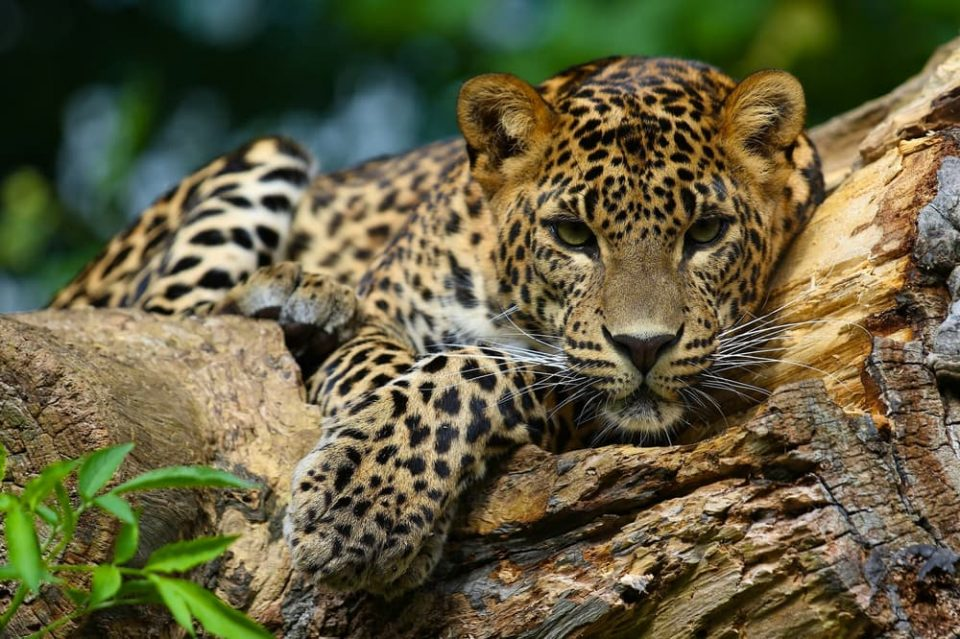
#> input picture picture.jpg, 960 x 639 px
$ python Task_4.py
#> lines starting #> are read from the running program, lines starting #| are printed output that depends on the picture
import cv2
import numpy as np
import matplotlib.pyplot as plt

def reduce_resolution(image, block_size):
    # Calculate the dimensions of the image and the block size
    height, width = image.shape[:2]
    new_height = height // block_size
    new_width = width // block_size

    # Reshape the image into blocks
    blocks = image[:new_height * block_size, :new_width * block_size].reshape(new_height, block_size, new_width, block_size)

    # Take the average of each block
    reduced_blocks = blocks.mean(axis=(1, 3))

    # Repeat each block to the original size
    reduced_image = np.repeat(np.repeat(reduced_blocks, block_size, axis=1), block_size, axis=0)

    return reduced_image.astype(np.uint8)

# Load the image
image = cv2.imread('picture.jpg', cv2.IMREAD_GRAYSCALE)
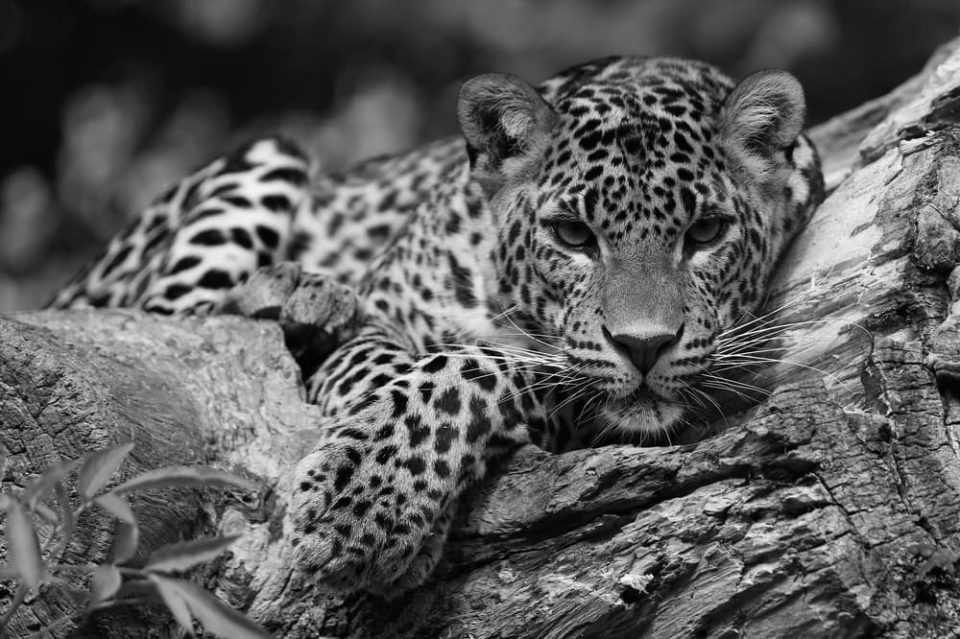
#> image: shape (639, 960); min 0, max 255, mean 92.2

# Reduce resolution for 3x3 blocks
reduced_image_3x3 = reduce_resolution(image, 3)
#> in reduce_resolution, `reduced_blocks = blocks.mean(axis=(1, 3))`:
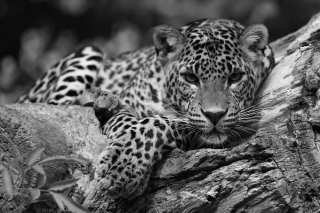
#> reduced_blocks: shape (213, 320) float64; min 1.33, max 242, mean 92.2

# Reduce resolution for 5x5 blocks
reduced_image_5x5 = reduce_resolution(image, 5)
#> call 2 of reduce_resolution, with block_size = 5
#> in reduce_resolution (call 2), `reduced_blocks = blocks.mean(axis=(1, 3))`:
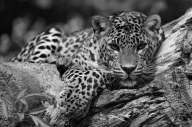
#> reduced_blocks: shape (127, 192) float64; min 2.4, max 240.7, mean 92.4
#> in reduce_resolution (call 2), `reduced_image = np.repeat(np.repeat(reduced_blocks, block_size, axis=1..`:
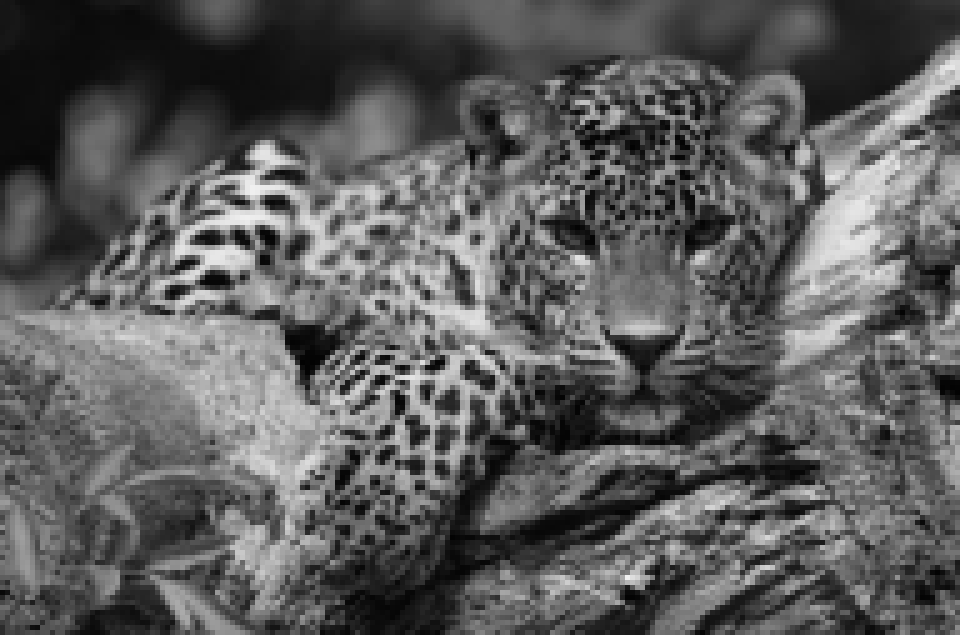
#> reduced_image: shape (635, 960) float64; min 2.4, max 240.7, mean 92.4

# Reduce resolution for 7x7 blocks
reduced_image_7x7 = reduce_resolution(image, 7)
#> call 3 of reduce_resolution, with block_size = 7
#> in reduce_resolution (call 3), `reduced_blocks = blocks.mean(axis=(1, 3))`:
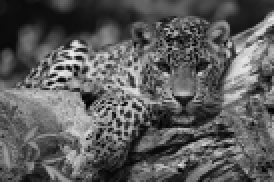
#> reduced_blocks: shape (91, 137) float64 (shown 2 times larger); min 3.69, max 237.4, mean 92.2
#> in reduce_resolution (call 3), `reduced_image = np.repeat(np.repeat(reduced_blocks, block_size, axis=1..`:
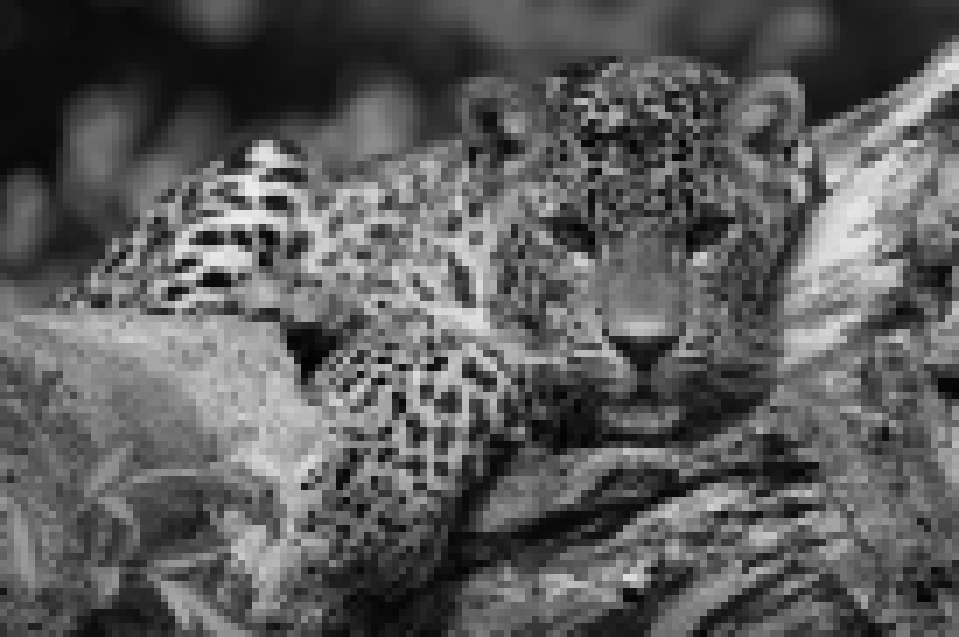
#> reduced_image: shape (637, 959) float64; min 3.69, max 237.4, mean 92.2

# Display the original and reduced resolution images
plt.figure(figsize=(10, 10))

plt.subplot(2, 2, 1)
plt.imshow(image, cmap='gray')
plt.title('Original Image')
plt.axis('off')

plt.subplot(2, 2, 2)
plt.imshow(reduced_image_3x3, cmap='gray')
plt.title('Reduced Resolution 3x3')
plt.axis('off')

plt.subplot(2, 2, 3)
plt.imshow(reduced_image_5x5, cmap='gray')
plt.title('Reduced Resolution 5x5')
plt.axis('off')

plt.subplot(2, 2, 4)
plt.imshow(reduced_image_7x7, cmap='gray')
plt.title('Reduced Resolution 7x7')
plt.axis('off')

plt.show()
